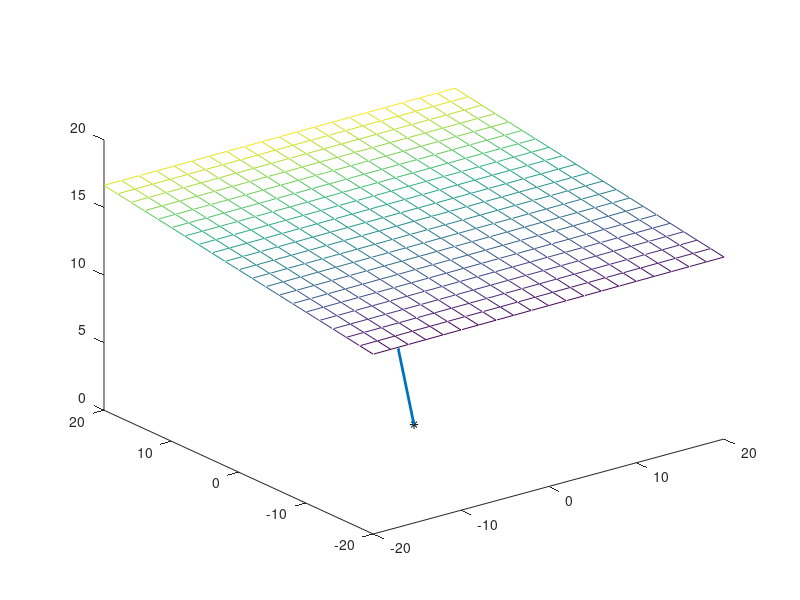

This chart was generated by the following MATLAB code: (Note: this script raises an error after producing the figure.)

% CVPR 2012 Paper Matlab Code
% Title: A Theory of Multi-Layer Flat Refractive Geometry
% Authors: Amit Agrawal, Srikumar Ramalingam, Yuichi Taguchi, Visesh Chari

% In this code, we generate simulation data for Case1. Then we use the
% forward projection equation to compute the projection of 3D points and
% show that it matches the original image projection

% Case 1 (Air-Medium)

clear all;close all;clc;

mu = 1.5 ; % refractive index of medium

fprintf('Testing Forward Projection for Case 1: Air-Medium\n')

fprintf('Case 1: Air-Medium. Refractive index of medium = %f\n',mu);

COP = [0;0;0];  % Camera coordinate system is origin

% generate a flat refractive layer at distance d0
d0 = 15;

% generate random normal of the flat refractive layer
n = [randn(1)*0.3 ; randn(1)*0.3 ; -1 + randn(1)*0.3];
n = n/sqrt(n'*n);
if(n(3)>=0)
    n = -n;
end

% display
figure;plot3(COP(1),COP(2),COP(3),'k-*');hold on;
[xx,yy] = meshgrid(-20:2:20,-20:2:20);
zz = (-d0 - n(1)*xx - n(2)*yy)/n(3);
mesh(xx,yy,zz);hold on




% Now we generate image points and find the final refracted ray working
% from the camera.
Ntrial = 100;
fprintf('Testing %d feature points\n',Ntrial);

for trial = 1:Ntrial
    
    % generate random image feature point in normalized coordinate system
    x2D = rand(2,1) - 0.5;
    
    rayD = [x2D ; 1];
    
    %find intersection of this ray with the flat refracting plane
    lamda = -d0/(n'*rayD);
    
    % lamda should be > 0 so that 3D point is in front
    while(lamda < 0)
        x2D = rand(2,1) - 0.5;
        rayD = [x2D ; 1];
        %find intersection of this ray with the flat plane
        % lamda*vi should lie on the plane
        lamda = -d0/(n'*rayD);
    end
    
    q = lamda*rayD; % q lies on flat refracting plane
    
    
    line([COP(1) ; q(1)], [COP(2) ; q(2)],[COP(3) ; q(3)] ,'LineWidth', 2 );hold on;
    
    
    
    % find refracted ray
    [v2,~,~] = RefractedRay(q,n,1,mu);
    
    
    %find a 3D point on this ray at some random distance
    fac = abs(20 + 10*rand(1));
    p = q + fac*v2/norm(v2);
    
    
    plot3(p(1),p(2),p(3),'g-s');hold on;
    line([p(1) ; q(1)], [p(2) ; q(2)],[p(3) ; q(3)] ,'LineWidth', 2 );
    
    
    % now we solve the forward projection equation to find the image
    % projection of this 3D point
    M = SolveForwardProjectionCase1(d0,n,mu,p);
    
    imageProj = [M(1)/M(3); M(2)/M(3)];
    
    % the image projection should match the original feature point
    ee(trial,1) = sum(abs(imageProj - x2D));
    
end

figure;plot(ee);title('error between ground truth and computed projection using AFP');


fprintf('mean error between ground truth feature point and computed projection using AFP = %f\n',mean(ee));















